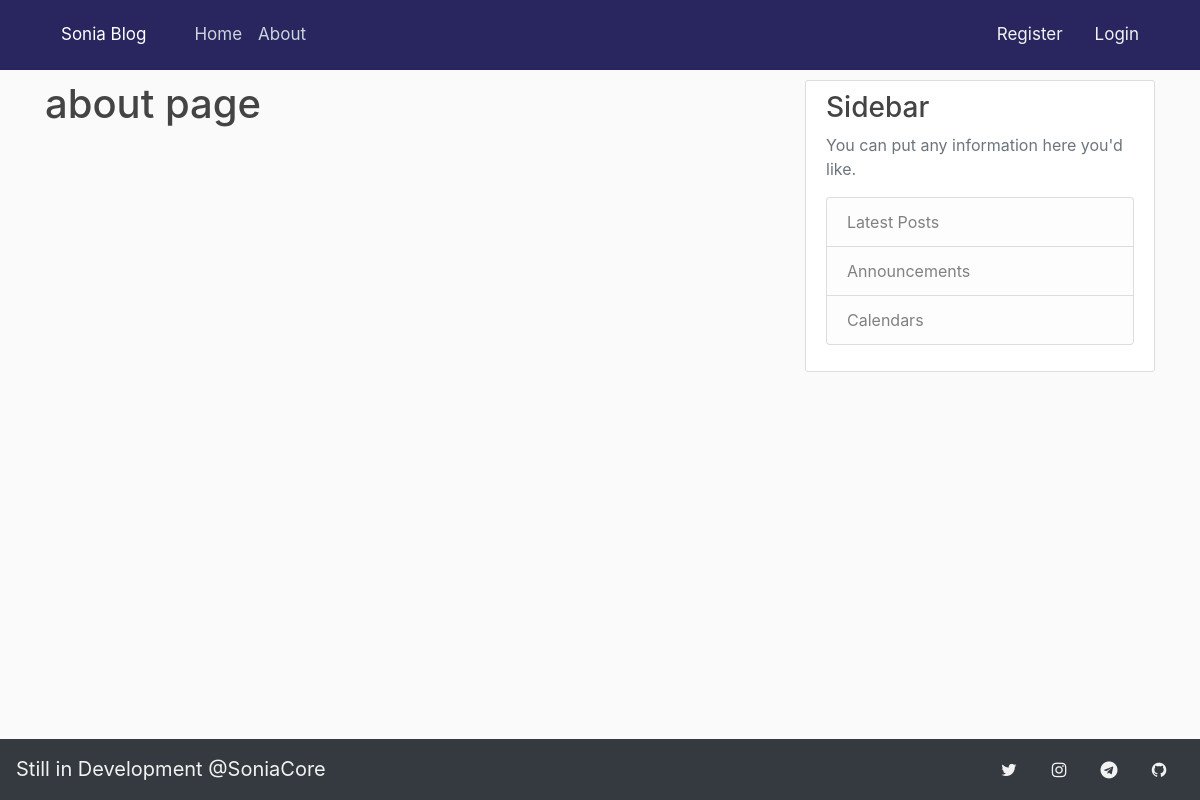
Before: /about with the older database file.
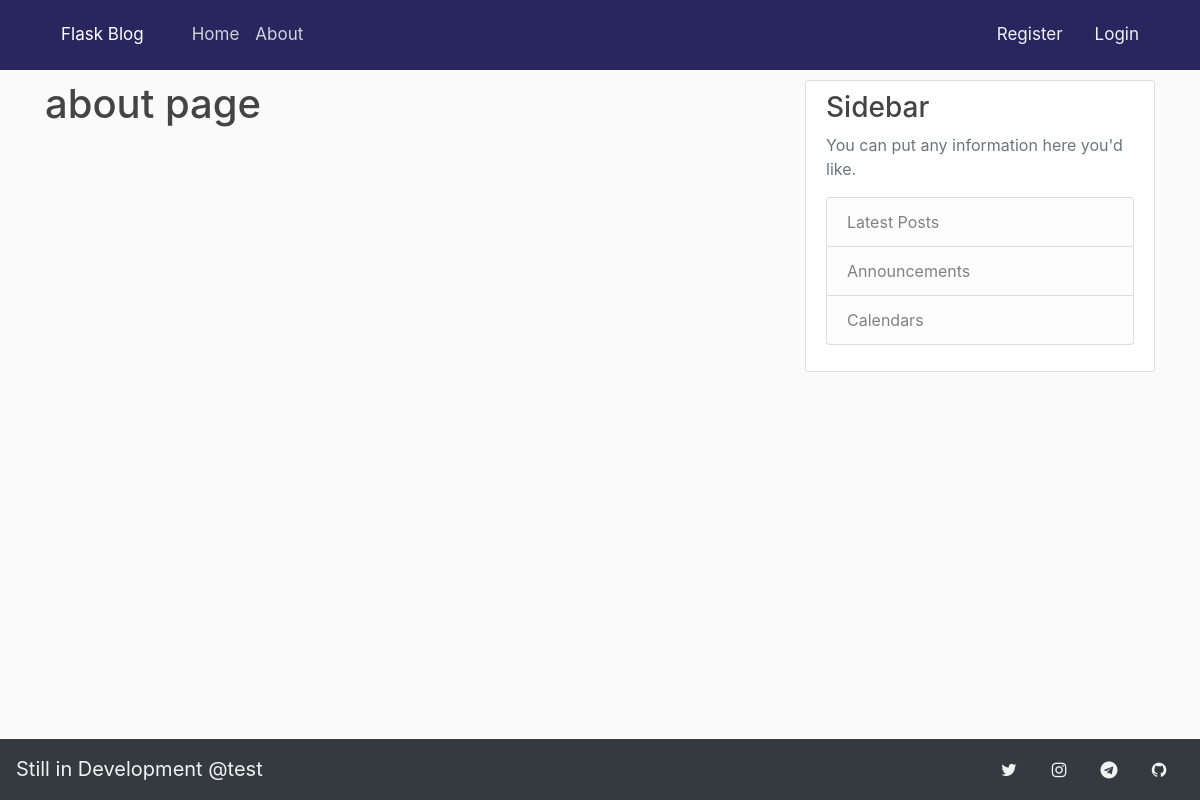
After: the same page with the newer database file.
### app/models.py (models this page shows, shortened)
class ServerName(db.Model):
    id = db.Column(db.Integer,primary_key=True)
    servername = db.Column(db.String(20), unique=True, nullable=False)

class NavBar(db.Model):
    id = db.Column(db.Integer,primary_key=True)
    github = db.Column(db.String(80), unique=True, nullable=False,default='#')
    telegram = db.Column(db.String(80), unique=True, nullable=False,default='#')
    instagram = db.Column(db.String(80), unique=True, nullable=False,default='#')
    twitter = db.Column(db.String(80), unique=True, nullable=False,default='#')
    description = db.Column(db.String(80), unique=True, nullable=True,default=None)

### app/routes.py (the view)
@app.route('/about')
def about():
    return render_template('about.html',nav=nav)

### app/routes.py (called while the page is built)
def servername():
    name = db.session.query(ServerName).all()
    for query in name:
        return query.servername

@app.context_processor
def name():
    info = {
         'servername':   f'{servername()}'
     }
    return dict(info=info)

### app/templates/about.html
{% extends "layout.html" %}
{% block content %}
<h1> about page </h1>
{% endblock content %}

### app/templates/layout.html (shortened to what this page needs)
<!DOCTYPE html>
<html lang="en">
<head>
    <link rel="stylesheet" href="https://cdn.jsdelivr.net/npm/bootstrap@4.0.0/dist/css/bootstrap.min.css">
    <link rel="stylesheet" type="text/css" href="{{ url_for('static', filename='main.css') }}">
    <link rel="stylesheet" href="https://cdnjs.cloudflare.com/ajax/libs/font-awesome/4.7.0/css/font-awesome.min.css">
</head>
<body>
    <header class="site-header">
        <nav class="navbar navbar-expand-md navbar-dark bg-steel fixed-top">
          <div class="container">
            <a class="navbar-brand mr-4" href="/">{{ info.servername }}</a>
            <div class="collapse navbar-collapse" id="navbarToggle">
              <div class="navbar-nav mr-auto">
                <a class="nav-item nav-link" href="{{ url_for('home') }}">Home</a>
                <a class="nav-item nav-link" href="{{ url_for('about') }}">About</a>
              </div>
              <div class="navbar-auth">
              {% if current_user.is_authenticated %}
                <a class="nav-item nav-link" href="{{ url_for('logout') }}">Logout</a>
                <a class="nav-item nav-link" href="{{ url_for('account') }}">Account</a>
                <a class="nav-item nav-link" href="{{ url_for('new_post') }}">New Post</a>
              {% else %}
                <a class="nav-item nav-link" href="{{ url_for('login') }}">Login</a>
                <a class="nav-item nav-link" href="{{ url_for('register') }}">Register</a>
              {% endif %}
              </div>
            </div>
           </div>
        </nav>
      </header>
    <header class="site-header">
      <nav class="navbar navbar-dark bg-dark fixed-bottom">
        {% for navbar in nav %}
        <div class="navbar-down">
         <a href="{{ navbar.github }}" class="fa fa-github"></a>
         <a href="{{ navbar.telegram }}" class="fa fa-telegram"></a>
         <a href="{{ navbar.instagram }}" class="fa fa-instagram"></a>
         <a href="{{ navbar.twitter }}" class="fa fa-twitter"></a>
        </div>
        <p class="navbar-info"> {{ navbar.description }}</p>
       </nav>
       {% endfor %}
      </header>
      <main role="main" class="container">
        <div class="row">
          <div class="col-md-8">
            {% block content %}{% endblock %}
          </div>
          <div class="col-md-4">
            <div class="content-section">
              <h3>Sidebar</h3>
              <p class='text-muted'>You can put any information here you'd like.
                <ul class="list-group">
                  <li class="list-group-item list-group-item-light">Latest Posts</li>
                  <li class="list-group-item list-group-item-light">Announcements</li>
                  <li class="list-group-item list-group-item-light">Calendars</li>
                </ul>
              </p>
            </div>
          </div>
        </div>
      </main>
  </body>
</html>

Changed rows visible on the page:
changed ServerName: servername "Sonia Blog" → "Flask Blog"
changed NavBar: description "Still in Development @SoniaCore" → "Still in Development @test"
